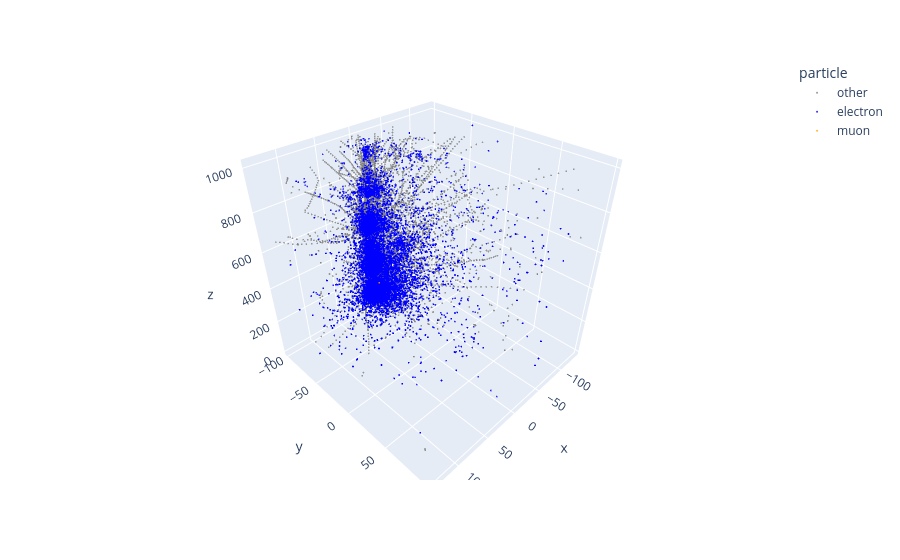

The notebook cell saved with this chart:
### Code cell
import plotly.express as px

fig = px.scatter_3d(
    long_df,
    x="x",
    y="y",
    z="z",
    color="particle",
    color_discrete_map={
        "electron": "blue",
        "muon": "orange",
        "tau": "purple",
        "other": "gray"
    },
    opacity=0.8,
    hover_name="name"
)

fig.update_traces(marker=dict(size=1))
fig.show()

### Figure 1 — Plotly figure (JSON) as saved in the notebook; plotly's stock layout.template omitted (floating-point values rounded to 4 significant figures; data arrays with more than 128 entries replaced by an {"elided": "..."} marker saying what was removed)
{"data": [{"hovertemplate": "<b>%{hovertext}</b><br><br>particle=other<br>x=%{x}<br>y=%{y}<br>z=%{z}<extra></extra>", "hovertext": {"elided": "20012 str values"}, "legendgroup": "other", "marker": {"color": "gray", "opacity": 0.8, "size": 1, "symbol": "circle"}, "mode": "markers", "name": "other", "scene": "scene", "showlegend": true, "type": "scatter3d", "x": {"elided": "20012 float values"}, "y": {"elided": "20012 float values"}, "z": {"elided": "20012 float values"}}, {"hovertemplate": "<b>%{hovertext}</b><br><br>particle=electron<br>x=%{x}<br>y=%{y}<br>z=%{z}<extra></extra>", "hovertext": {"elided": "33102 str values"}, "legendgroup": "electron", "marker": {"color": "blue", "opacity": 0.8, "size": 1, "symbol": "circle"}, "mode": "markers", "name": "electron", "scene": "scene", "showlegend": true, "type": "scatter3d", "x": {"elided": "33102 float values"}, "y": {"elided": "33102 float values"}, "z": {"elided": "33102 float values"}}, {"hovertemplate": "<b>%{hovertext}</b><br><br>particle=muon<br>x=%{x}<br>y=%{y}<br>z=%{z}<extra></extra>", "hovertext": ["mu-"], "legendgroup": "muon", "marker": {"color": "orange", "opacity": 0.8, "size": 1, "symbol": "circle"}, "mode": "markers", "name": "muon", "scene": "scene", "showlegend": true, "type": "scatter3d", "x": [37.78], "y": [-40.87], "z": [402.0]}], "layout": {"legend": {"title": {"text": "particle"}, "tracegroupgap": 0}, "margin": {"t": 60}, "scene": {"domain": {"x": [0, 1], "y": [0, 1]}, "xaxis": {"title": {"text": "x"}}, "yaxis": {"title": {"text": "y"}}, "zaxis": {"title": {"text": "z"}}}}}
